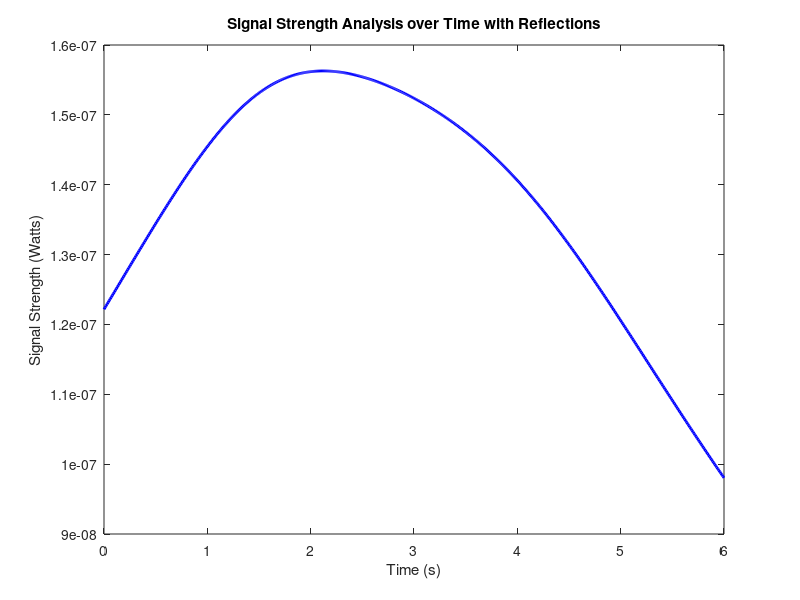
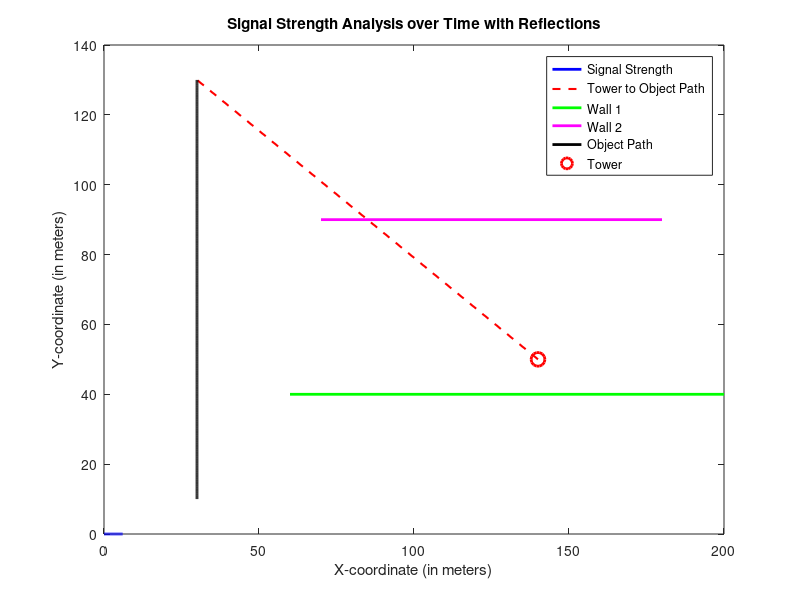

Write the MATLAB code that produced these figures, in order.
% Tower coordinates
tower_x = 140; % x coordinate of the tower in meters
tower_y = 50; % y coordinate of the tower in meters

% Object initial coordinates and speed
object_start_x = 30; % initial x coordinate of the object in meters
object_start_y = 10; % initial y coordinate of the object in meters
object_end_x = 30; % final x coordinate of the object in meters
object_end_y = 130; % final y coordinate of the object in meters
speed = 20; % speed of the object in m/s

% Given parameters
power = 5; % power in Watts
frequency = 2e9; % frequency in Hz
lambda = 3e8/frequency; % wavelength in meters

% Time parameters
t = 0:0.01:6; % Time array from 0 to 6 seconds with a step of 10 ms

% Wall coordinates
wall1_start_x = 60; % wall 1 start x coordinate in meters
wall1_end_x = 200; % wall 1 end x coordinate in meters
wall1_y = 40; % wall 1 y coordinate in meters
wall2_start_x = 70; % wall 2 start x coordinate in meters
wall2_end_x = 180; % wall 2 end x coordinate in meters
wall2_y = 90; % wall 2 y coordinate in meters

% Reflectivity
reflectivity = 0.7;

% Calculate position of the object over time
object_x = object_start_x * ones(size(t));
object_y = object_start_y + ((object_end_y - object_start_y) / 6) * t; % Assuming constant acceleration

% Calculate signal strength over time considering reflection
signal_strength = zeros(size(t));
for i = 1:length(t)
    distance1 = sqrt((object_x(i) - tower_x)^2 + (object_y(i) - tower_y)^2); % distance to object
    distance_wall1 = abs(object_y(i) - wall1_y); % distance to wall 1
    distance_wall2 = abs(object_y(i) - wall2_y); % distance to wall 2

    % Signal bounces off the first wall
    distance_refl_1 = sqrt((object_x(i) - wall1_start_x)^2 + (object_y(i) - wall1_y)^2) + sqrt((wall1_end_x - tower_x)^2 + (wall1_y - tower_y)^2);
    signal_refl_1 = reflectivity * power * (lambda / (4 * pi * distance_refl_1))^2;

    % Signal bounces off the second wall
    distance_refl_2 = sqrt((object_x(i) - wall2_start_x)^2 + (object_y(i) - wall2_y)^2) + sqrt((wall2_end_x - tower_x)^2 + (wall2_y - tower_y)^2);
    signal_refl_2 = reflectivity * power * (lambda / (4 * pi * distance_refl_2))^2;

    signal_strength(i) = power * (lambda / (4 * pi * distance1))^2 + signal_refl_1 + signal_refl_2;
end

% Display results
disp('Time (s)     Signal Strength (Watts)');
disp([t', signal_strength']);

% Plotting the signal strength over time
figure;
plot(t, signal_strength, 'b', 'LineWidth', 2);
xlabel('Time (s)');
ylabel('Signal Strength (Watts)');
title('Signal Strength Analysis over Time with Reflections');

% Plotting the signal strength over time with the walls, object, and tower
figure;
plot(t, signal_strength, 'b', 'LineWidth', 2);
hold on;
plot([tower_x, object_end_x], [tower_y, object_end_y], 'r--', 'LineWidth', 1.5); % plot tower to object path
plot([wall1_start_x, wall1_end_x], [wall1_y, wall1_y], 'g', 'LineWidth', 2); % plot wall 1
plot([wall2_start_x, wall2_end_x], [wall2_y, wall2_y], 'm', 'LineWidth', 2); % plot wall 2
plot(object_x, object_y, 'k', 'LineWidth', 2); % plot object path
plot(tower_x, tower_y, 'ro', 'MarkerSize', 10, 'LineWidth', 2); % plot tower

xlabel('X-coordinate (in meters)');
ylabel('Y-coordinate (in meters)');
title('Signal Strength Analysis over Time with Reflections');

legend('Signal Strength', 'Tower to Object Path', 'Wall 1', 'Wall 2', 'Object Path', 'Tower');
